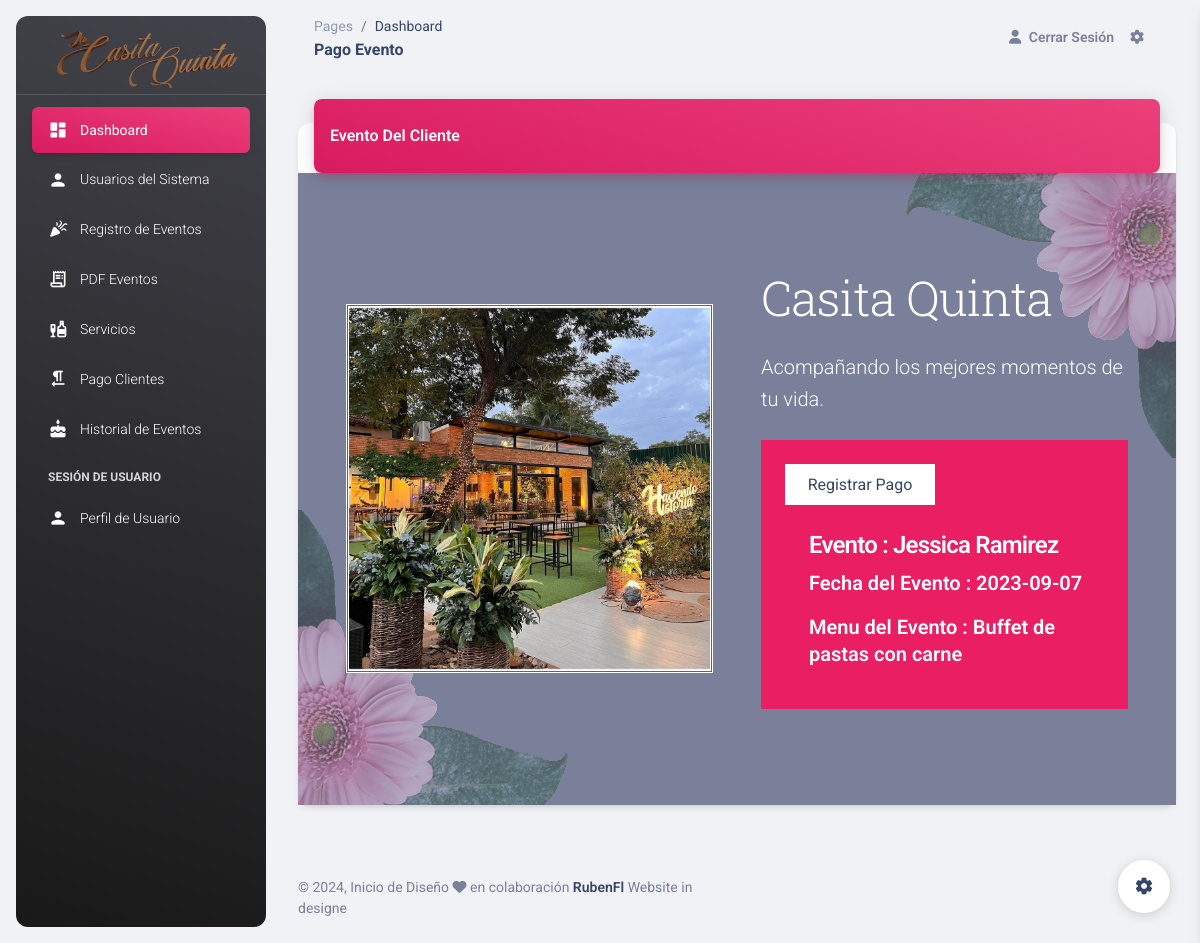
Page /Templates/detalleClienteEventos.php?id=47 (signed in) on the committed database.
### tables this page shows
CREATE TABLE `eventos` (
  `id` int(11) NOT NULL,
  `cedula` varchar(20) NOT NULL,
  `cliente` varchar(50) NOT NULL,
  `cliente_id` int(11) NOT NULL,
  `fecha_evento` varchar(20) NOT NULL,
  `hora_evento` varchar(20) DEFAULT NULL,
  `menu` varchar(100) DEFAULT NULL,
  `created_at` timestamp NOT NULL DEFAULT current_timestamp(),
  `estatus` int(11) NOT NULL DEFAULT 1
);

### Templates/detalleClienteEventos.php (the view, shortened to what this page needs)
<?php
require_once('../Includes/header_admin.php');
$id = $_REQUEST['id'];
?>
<body class="g-sidenav-show  bg-gray-200">
  <?php include_once('../Includes/nav_admin.php'); ?>
  <main class="main-content position-relative max-height-vh-100 h-100 border-radius-lg ">
    <nav class="navbar navbar-main navbar-expand-lg px-0 mx-4 shadow-none border-radius-xl" id="navbarBlur" data-scroll="true">
      <div class="container-fluid py-1 px-3">
        <nav aria-label="breadcrumb">
          <ol class="breadcrumb bg-transparent mb-0 pb-0 pt-1 px-0 me-sm-6 me-5">
            <li class="breadcrumb-item text-sm"><a class="opacity-5 text-dark" href="javascript:;">Pages</a></li>
            <li class="breadcrumb-item text-sm text-dark active" aria-current="page">Dashboard</li>
          </ol>
          <h6 class="font-weight-bolder mb-0">Pago Evento</h6>
        </nav>
        <div class="collapse navbar-collapse mt-sm-0 mt-2 me-md-0 me-sm-4" id="navbar">
          <ul class="navbar-nav  justify-content-end">
            <li class="nav-item d-flex align-items-center">
              <a href="../Templates/salir.php" class="nav-link text-body font-weight-bold px-0">
                <i class="fa fa-user me-sm-1"></i>
                <span class="d-sm-inline d-none">Cerrar Sesión</span>
              </a>
            </li>
            <li class="nav-item px-3 d-flex align-items-center">
              <a href="javascript:;" class="nav-link text-body p-0">
                <i class="fa fa-cog fixed-plugin-button-nav cursor-pointer"></i>
              </a>
            </li>
          </ul>
        </div>
      </div>
    </nav>
    <div class="container-fluid py-4">
      <div class="row">
        <div class="col-12">
          <div class="card my-4">
            <div class="card-header p-0 position-relative mt-n4 mx-3 z-index-2">
              <div class="bg-gradient-primary shadow-primary border-radius-lg pt-4 pb-3">
                <h6 class="text-white text-capitalize ps-3">Evento del Cliente
              </div>
            </div>
            <div class="container-fluid position-relative overflow-hidden bg-secondary py-5">
            <img src="../assets/img/decoraciones/bg-flower.png" class="img-fluid position-absolute top-0" style="right: -15px; transform: rotate(270deg); opacity: 0.5;" alt="">
            <div class="container py-5 position-relative">
                <div class="row g-5 align-items-center">
                    <div class="col-xl-6 wow fadeIn" data-wow-delay="0.1s" style="visibility: visible; animation-delay: 0.1s; animation-name: fadeIn;">
                        <div class="border-white bg-primary" style="border-style: double;">
                            <img src="../assets/img/fondo.jpg" class="img-fluid w-100" alt="">
                        </div>
                    </div>
                    <div class="col-xl-6">
                        <div class="wow fadeIn" data-wow-delay="0.3s" style="visibility: visible; animation-delay: 0.3s; animation-name: fadeIn;">
                            <h1 class="display-5 text-white mb-4">Casita Quinta</h1>
                            <p class="text-white fs-5 mb-4">Acompañando los mejores momentos de tu vida.
                            </p>
                            <?php
                            require_once('../Models/conexion.php');
                            $evento = mysqli_query($conection,"SELECT * FROM eventos WHERE cliente_id = '".$id."'");
                            while($data = mysqli_fetch_array($evento)){
                            ?>
                            <div class="tab-class bg-primary p-4">
                                <ul class="nav d-flex mb-4">
                                    <li class="nav-item">
                                        <a class="d-flex py-2 text-center bg-white"  href="../Views/agregarPago.php?id=<?php echo $data['id']; ?>">
                                            <span class="text-dark" style="width: 150px;">Registrar Pago</span>
                                        </a>
                                    </li>
                                </ul>
                                <div class="tab-content">
                                    <div id="tab-1" class="tab-pane fade show p-0 active">
                                        <div class="row">
                                            <div class="col-12">
                                                <div class="d-flex">
                                                    <div class="text-start my-auto">
                                                        <h4 class="text-white ">Evento : <?php echo $data['cliente']?></h4>
                                                        <h5 class="text-white mb-3">Fecha del Evento : <?php echo $data['fecha_evento']?></h5>
                                                        <h5 class="text-white mb-3">Menu del Evento : <?php echo $data['menu']?></h5>
                                                    </div>
                                                </div>
                                            </div>
                                        </div>
                                    </div>
                                </div>
                            </div>
                            <?php }?>
                        </div>
                    </div>
                </div>
            </div>
        </div>
          </div>
        </div>
      </div>
    </div>
    <footer class="footer py-4  ">
      <div class="container-fluid">
        <div class="row align-items-center justify-content-lg-between">
          <div class="col-lg-6 mb-lg-0 mb-4">
            <div class="copyright text-center text-sm text-muted text-lg-start">
              © ,
              Inicio de Diseño <i class="fa fa-heart"></i> en colaboración
              <a href="#" class="font-weight-bold" target="_blank">RubenFl</a>
              Website in designe
            </div>
          </div>
        </div>
      </div>
    </footer>
  </main>
<?php include_once('../Includes/footer_admin.php') ?>

### rows in the picture
eventos: cliente "Jessica Ramirez", fecha_evento "2023-09-07", menu "Buffet de pastas con carne"
